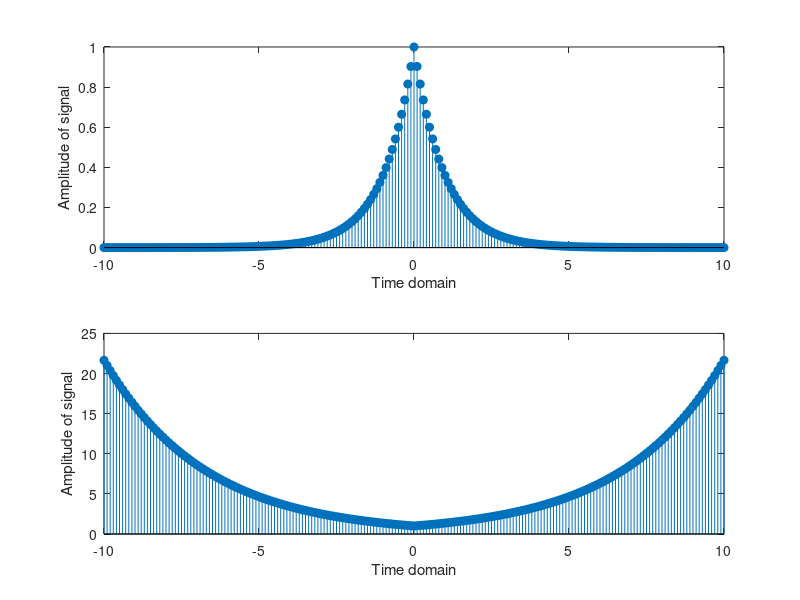

Recreate this plot in MATLAB.
%   Plot the discrete signal x=a^|n| for n ranging from ?10 to 10. 
%   Draw two subplots for 0<a<1 and a>1.

clc
clear

a1 = 0.36;
n = -10:0.1:10;
x1 = a1.^abs(n);

% for a less than 1 and greater than 0
subplot(2, 1, 1);
title('Discrete signal for a greater than 0 and less than 1');
stem(n, x1, 'filled');
xlabel('Time domain');
ylabel('Amplitude of signal');

a2 = 1.36;
x2 = a2.^abs(n);

% for a  greater than 1
subplot(2, 1, 2);
title('Discrete signal for a greater than 0 and less than 1');
stem(n, x2, 'filled');
xlabel('Time domain');
ylabel('Amplitude of signal');
